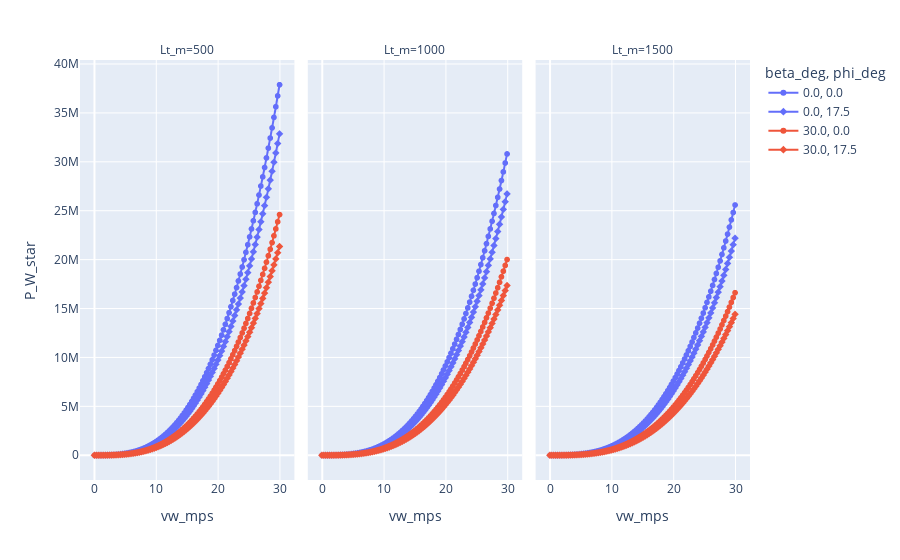

The notebook cell saved with this chart:
### Markdown cell above
# Plotting

### Code cell
px.line(df, x='vw_mps', y='P_W_star', color='beta_deg', symbol='phi_deg', facet_col='Lt_m')
